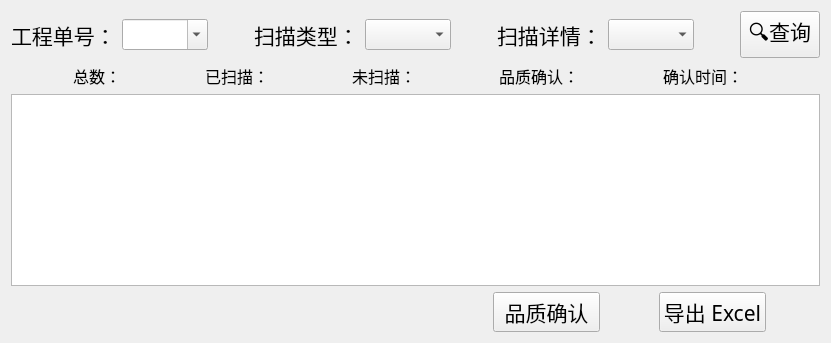
     <widget class="QWidget" name="log_tab">
      <attribute name="title">
       <string>日志管理</string>
      </attribute>
      <layout class="QVBoxLayout" name="verticalLayout_13">
       <item>
        <layout class="QHBoxLayout" name="horizontalLayout_40" stretch="3,1,3,1,3,1,1">
         <item>
          <layout class="QHBoxLayout" name="horizontalLayout_26" stretch="4,6">
           <item>
            <widget class="QLabel" name="label_6">
             <property name="font">
              <font>
               <family>微软雅黑</family>
               <pointsize>16</pointsize>
              </font>
             </property>
             <property name="text">
              <string>工程单号：</string>
             </property>
            </widget>
           </item>
           <item>
            <widget class="QComboBox" name="log_order_name_combo">
             <property name="font">
              <font>
               <family>微软雅黑</family>
               <pointsize>12</pointsize>
              </font>
             </property>
             <property name="editable">
              <bool>true</bool>
             </property>
             <property name="currentText">
              <string/>
             </property>
             <property name="placeholderText">
              <string>请选择</string>
             </property>
            </widget>
           </item>
          </layout>
         </item>
         <item>
          <spacer name="horizontalSpacer">
           <property name="orientation">
            <enum>Qt::Horizontal</enum>
           </property>
           <property name="sizeHint" stdset="0">
            <size>
             <width>40</width>
             <height>20</height>
            </size>
           </property>
          </spacer>
         </item>
         <item>
          <layout class="QHBoxLayout" name="horizontalLayout_22" stretch="4,6">
           <item>
            <widget class="QLabel" name="label_9">
             <property name="font">
              <font>
               <family>微软雅黑</family>
               <pointsize>16</pointsize>
              </font>
             </property>
             <property name="text">
              <string>扫描类型：</string>
             </property>
            </widget>
           </item>
           <item>
            <widget class="QComboBox" name="log_scan_type_combo">
             <property name="font">
              <font>
               <family>微软雅黑</family>
               <pointsize>12</pointsize>
              </font>
             </property>
             <property name="editable">
              <bool>false</bool>
             </property>
             <property name="currentText">
              <string/>
             </property>
             <property name="placeholderText">
              <string>请选择</string>
             </property>
            </widget>
           </item>
          </layout>
         </item>
         <item>
          <spacer name="horizontalSpacer_6">
           <property name="orientation">
            <enum>Qt::Horizontal</enum>
           </property>
           <property name="sizeHint" stdset="0">
            <size>
             <width>40</width>
             <height>20</height>
            </size>
           </property>
          </spacer>
         </item>
         <item>
          <layout class="QHBoxLayout" name="horizontalLayout_8" stretch="4,6">
           <item>
            <widget class="QLabel" name="label_13">
             <property name="font">
              <font>
               <family>微软雅黑</family>
               <pointsize>16</pointsize>
              </font>
             </property>
             <property name="text">
              <string>扫描详情：</string>
             </property>
            </widget>
           </item>
           <item>
            <widget class="QComboBox" name="log_status_combo">
             <property name="font">
              <font>
               <family>微软雅黑</family>
               <pointsize>12</pointsize>
              </font>
             </property>
            </widget>
           </item>
          </layout>
         </item>
         <item>
          <spacer name="horizontalSpacer_13">
           <property name="orientation">
            <enum>Qt::Horizontal</enum>
           </property>
           <property name="sizeHint" stdset="0">
            <size>
             <width>40</width>
             <height>20</height>
            </size>
           </property>
          </spacer>
         </item>
         <item>
          <widget class="QPushButton" name="log_search_btn">
           <property name="font">
            <font>
             <family>微软雅黑</family>
             <pointsize>16</pointsize>
            </font>
           </property>
           <property name="text">
            <string>🔍查询</string>
           </property>
          </widget>
         </item>
        </layout>
       </item>
       <item>
        <layout class="QHBoxLayout" name="horizontalLayout_47">
         <item>
          <spacer name="horizontalSpacer_20">
           <property name="orientation">
            <enum>Qt::Horizontal</enum>
           </property>
           <property name="sizeHint" stdset="0">
            <size>
             <width>40</width>
             <height>20</height>
            </size>
           </property>
          </spacer>
         </item>
         <item>
          <layout class="QHBoxLayout" name="horizontalLayout_42">
           <item>
            <widget class="QLabel" name="label_29">
             <property name="font">
              <font>
               <family>微软雅黑</family>
               <pointsize>12</pointsize>
              </font>
             </property>
             <property name="text">
              <string>总数：</string>
             </property>
            </widget>
           </item>
           <item>
            <widget class="QLabel" name="log_quantity_label">
             <property name="font">
              <font>
               <family>微软雅黑</family>
               <pointsize>12</pointsize>
              </font>
             </property>
             <property name="text">
              <string/>
             </property>
            </widget>
           </item>
          </layout>
         </item>
         <item>
          <spacer name="horizontalSpacer_15">
           <property name="orientation">
            <enum>Qt::Horizontal</enum>
           </property>
           <property name="sizeHint" stdset="0">
            <size>
             <width>40</width>
             <height>20</height>
            </size>
           </property>
          </spacer>
         </item>
         <item>
          <layout class="QHBoxLayout" name="horizontalLayout_43">
           <item>
            <widget class="QLabel" name="label_25">
             <property name="font">
              <font>
               <family>微软雅黑</family>
               <pointsize>12</pointsize>
              </font>
             </property>
             <property name="text">
              <string>已扫描：</string>
             </property>
            </widget>
           </item>
           <item>
            <widget class="QLabel" name="log_sanned_label">
             <property name="font">
              <font>
               <family>微软雅黑</family>
               <pointsize>12</pointsize>
              </font>
             </property>
             <property name="text">
              <string/>
             </property>
            </widget>
           </item>
          </layout>
         </item>
         <item>
          <spacer name="horizontalSpacer_17">
           <property name="orientation">
            <enum>Qt::Horizontal</enum>
           </property>
           <property name="sizeHint" stdset="0">
            <size>
             <width>40</width>
             <height>20</height>
            </size>
           </property>
          </spacer>
         </item>
         <item>
          <layout class="QHBoxLayout" name="horizontalLayout_44">
           <item>
            <widget class="QLabel" name="label_26">
             <property name="font">
              <font>
               <family>微软雅黑</family>
               <pointsize>12</pointsize>
              </font>
             </property>
             <property name="text">
              <string>未扫描：</string>
             </property>
            </widget>
           </item>
           <item>
            <widget class="QLabel" name="log_unsanned_label">
             <property name="font">
              <font>
               <family>微软雅黑</family>
               <pointsize>12</pointsize>
              </font>
             </property>
             <property name="text">
              <string/>
             </property>
            </widget>
           </item>
          </layout>
         </item>
         <item>
          <spacer name="horizontalSpacer_18">
           <property name="orientation">
            <enum>Qt::Horizontal</enum>
           </property>
           <property name="sizeHint" stdset="0">
            <size>
             <width>40</width>
             <height>20</height>
            </size>
           </property>
          </spacer>
         </item>
         <item>
          <layout class="QHBoxLayout" name="horizontalLayout_45">
           <item>
            <widget class="QLabel" name="lobel_27">
             <property name="font">
              <font>
               <family>微软雅黑</family>
               <pointsize>12</pointsize>
              </font>
             </property>
             <property name="text">
              <string>品质确认：</string>
             </property>
            </widget>
           </item>
           <item>
            <widget class="QLabel" name="log_qc_confirm_by_label">
             <property name="font">
              <font>
               <family>微软雅黑</family>
               <pointsize>12</pointsize>
              </font>
             </property>
             <property name="text">
              <string/>
             </property>
            </widget>
           </item>
          </layout>
         </item>
         <item>
          <spacer name="horizontalSpacer_19">
           <property name="orientation">
            <enum>Qt::Horizontal</enum>
           </property>
           <property name="sizeHint" stdset="0">
            <size>
             <width>40</width>
             <height>20</height>
            </size>
           </property>
          </spacer>
         </item>
         <item>
          <layout class="QHBoxLayout" name="horizontalLayout_46">
           <item>
            <widget class="QLabel" name="label_28">
             <property name="font">
              <font>
               <family>微软雅黑</family>
               <pointsize>12</pointsize>
              </font>
             </property>
             <property name="text">
              <string>确认时间：</string>
             </property>
            </widget>
           </item>
           <item>
            <widget class="QLabel" name="log_qc_confirm_at_label">
             <property name="font">
              <font>
               <family>微软雅黑</family>
               <pointsize>12</pointsize>
              </font>
             </property>
             <property name="text">
              <string/>
             </property>
            </widget>
           </item>
          </layout>
         </item>
         <item>
          <spacer name="horizontalSpacer_21">
           <property name="orientation">
            <enum>Qt::Horizontal</enum>
           </property>
           <property name="sizeHint" stdset="0">
            <size>
             <width>40</width>
             <height>20</height>
            </size>
           </property>
          </spacer>
         </item>
        </layout>
       </item>
       <item>
        <widget class="QTableWidget" name="log_table"/>
       </item>
       <item>
        <layout class="QHBoxLayout" name="horizontalLayout_41" stretch="9,2,1,2,1">
         <item>
          <spacer name="horizontalSpacer_10">
           <property name="orientation">
            <enum>Qt::Horizontal</enum>
           </property>
           <property name="sizeHint" stdset="0">
            <size>
             <width>40</width>
             <height>20</height>
            </size>
           </property>
          </spacer>
         </item>
         <item>
          <widget class="QPushButton" name="log_qc_confirm_btn">
           <property name="font">
            <font>
             <family>微软雅黑</family>
             <pointsize>16</pointsize>
            </font>
           </property>
           <property name="text">
            <string>品质确认</string>
           </property>
          </widget>
         </item>
         <item>
          <spacer name="horizontalSpacer_14">
           <property name="orientation">
            <enum>Qt::Horizontal</enum>
           </property>
           <property name="sizeHint" stdset="0">
            <size>
             <width>13</width>
             <height>17</height>
            </size>
           </property>
          </spacer>
         </item>
         <item>
          <widget class="QPushButton" name="log_export_excel_btn">
           <property name="font">
            <font>
             <family>微软雅黑</family>
             <pointsize>16</pointsize>
            </font>
           </property>
           <property name="text">
            <string>导出 Excel</string>
           </property>
          </widget>
         </item>
         <item>
          <spacer name="horizontalSpacer_11">
           <property name="orientation">
            <enum>Qt::Horizontal</enum>
           </property>
           <property name="sizeHint" stdset="0">
            <size>
             <width>13</width>
             <height>17</height>
            </size>
           </property>
          </spacer>
         </item>
        </layout>
       </item>
      </layout>
     </widget>
